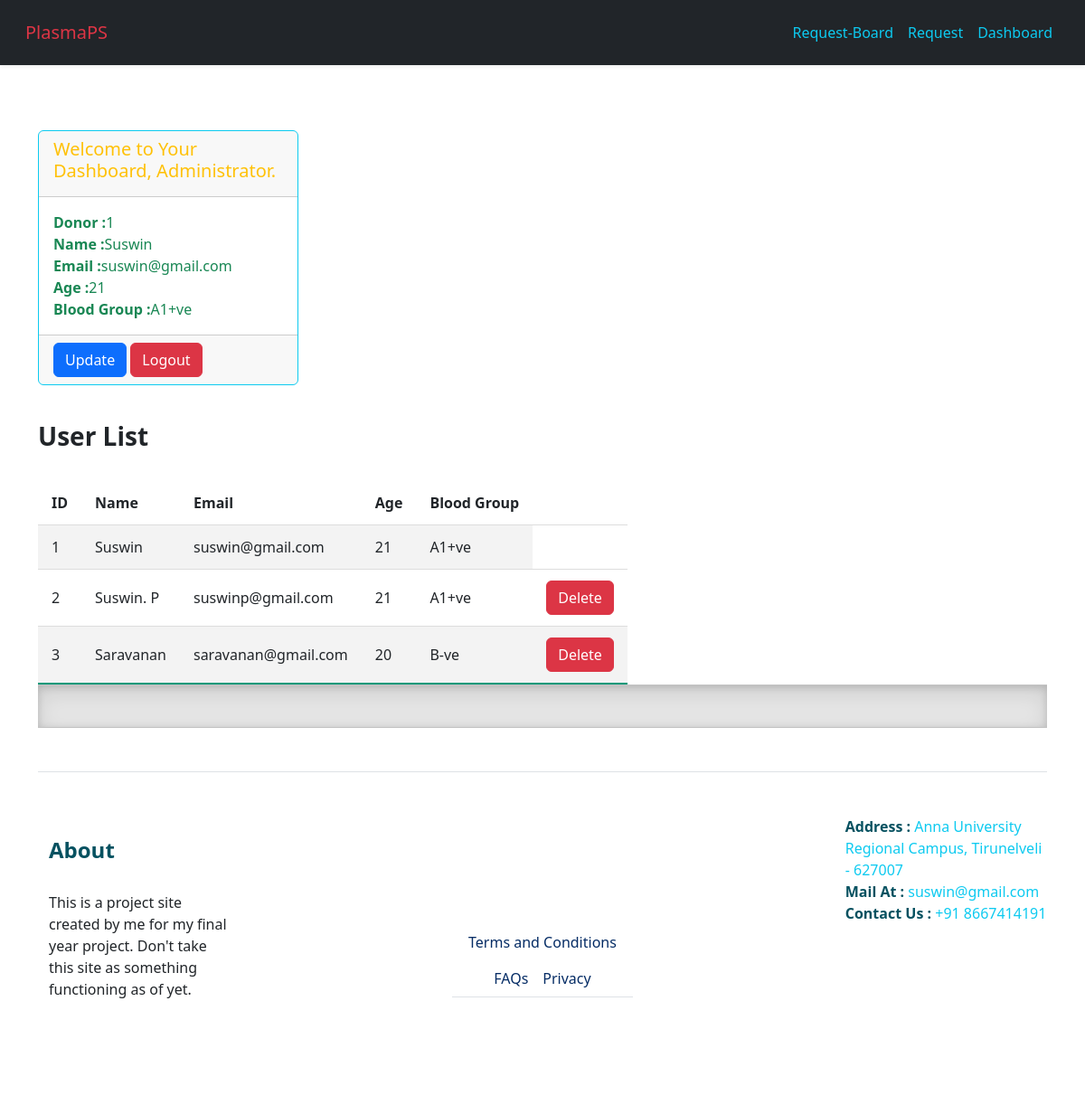
The page /dashboard (signed in) on the database its author committed.
### website/models.py (models this page shows, shortened)
class User(db.Model, UserMixin):
    id = db.Column(db.Integer, primary_key=True)
    name = db.Column(db.Text, nullable=False)
    email = db.Column(db.String(150), unique=True, nullable=False)
    password = db.Column(db.String(150),  nullable=False)
    blood_group = db.Column(db.Text, nullable=False)
    age = db.Column(db.Integer, nullable=False)

### website/views.py (the view)
@views.route('/dashboard')
@login_required
def dashboard():
    users = User.query.all()
    return render_template("dashboard.html", users=users, user=current_user)

### website/__init__.py (called while the page is built)
def create_app():
    app = Flask(__name__)
    app.config['SQLALCHEMY_DATABASE_URI'] = f'sqlite:///{DB_NAME}'
    app.config['SECRET_KEY'] = 'SP410 SP410'
    db.init_app(app)
    login_manager = LoginManager()
    login_manager.login_view = 'auth.login'
    login_manager.login_view = 'auth.doc_login'
    login_manager.init_app(app)
    @login_manager.user_loader
    def load_user(id):
        return User.query.get(int(id))
    from .views import views
    from .auth import auth
    app.register_blueprint(views, url_prefix='/')
    app.register_blueprint(auth, url_prefix='/')
    from .models import User
    with app.app_context():
       db.create_all()
    return app

### website/templates/dashboard.html
{% extends "base.html" %} {% block title %}Dashboard{% endblock %}
{% block content %}
<br>
<br>
<div class="card border-info mb-3" style="width: 18rem;">
  <div class="card-header text-warning">
    {% if current_user.id == 1 %}
    <h5 class="card-title">Welcome to Your Dashboard, Administrator. </h5>
    {% else %}
    <h5 class="card-title">Welcome to Your Dashboard {{current_user.name}}</h5>
    {% endif %}
  </div>
  <div class="card-body text-success">
    <p class="card-text">
        <strong>Donor :</strong>{{current_user.id}}<br/>
        <strong>Name :</strong>{{current_user.name}}<br/>
        <strong>Email :</strong>{{current_user.email}}<br/>
        <strong>Age :</strong>{{current_user.age}}<br/>
        <strong>Blood Group :</strong>{{current_user.blood_group}}<br/>
    </p>
  </div>
  <div class="card-footer text-body-secondary">
    <a href="{{url_for('auth.user_update', id = current_user.id)}}" class="btn btn-primary btn-small">Update</a>
    <a href="/logout" class="btn btn-danger btn-small">Logout</a>
  </div>
</div>
{% if current_user.id == 1 %}
<h3 class="py-4 fw-bolder fs-3"> User List </h3>
<table class="styled-table">
    <tr>
        <th>ID</th>
        <th>Name</th>
        <th>Email</th>
        <th>Age</th>
        <th>Blood Group</th>
    </tr>
    {% for user in users %}
    <tr>
        <td>{{user.id}}</td>
        <td>{{user.name}}</td>
        <td>{{user.email}}</td>
        <td>{{user.age}}</td>
        <td>{{user.blood_group}}</td>
        {% if user.id != 1 %}
        <td><a href="{{url_for('auth.admin_delete', id = user.id)}}" class="btn btn-small btn-danger">Delete</a></td>
        {% endif %}
    </tr>
    {% endfor %}
</table>
{% endif %}
{% endblock %}

### website/static/style.css (style rules this page uses)
.styled-table th, .styled-table td { padding: 12px 15px; }
.styled-table tbody tr { border-bottom: 1px solid #dddddd; }
.styled-table tbody tr:nth-of-type(even) { background-color: #f3f3f3; }
.styled-table tbody tr:last-of-type { border-bottom: 2px solid #009879; }
body { padding-top: 3rem; padding-bottom: 3rem; color: rgb(var(--bs-tertiary-color-rgb)); }

### rows shown on the page
User: id "1", name "Suswin", email "suswin@gmail.com", age "21", blood_group "A1+ve"
User: id "2", name "Suswin. P", email "suswinp@gmail.com", age "21", blood_group "A1+ve"
User: id "3", name "Saravanan", email "saravanan@gmail.com", age "20", blood_group "B-ve"
